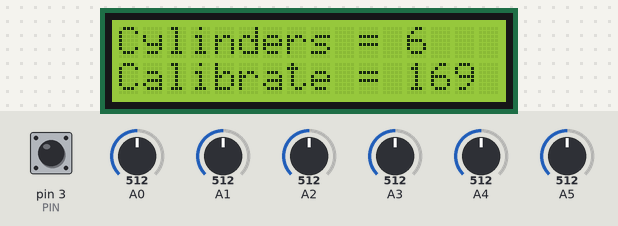
Bench run of a sketch on a simulated Arduino Uno, built with avr-gcc and run on an emulated ATmega328P. On the bench: 16×2 character LCD. The test bench sets the inputs (shaded band); at power-on: A0 = 512, pin 3 (PIN) HIGH, A1 = 512, A2 = 512, A3 = 512, A4 = 512, A5 = 512. EEPROM starts erased.

Above: at 1.2 s.
1.3 s: A0 set to 716
4.3 s: pin 3 (PIN) pulled LOW for 0.15 s
At 6.9 s:
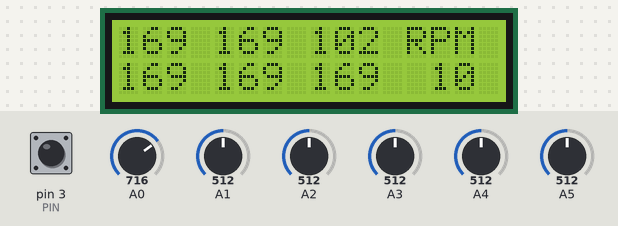
7.4 s: A1 set to 716
At 9.7 s:
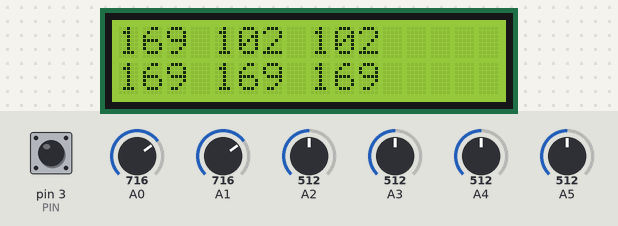
10.0 s: A2 set to 716
At 12.1 s:
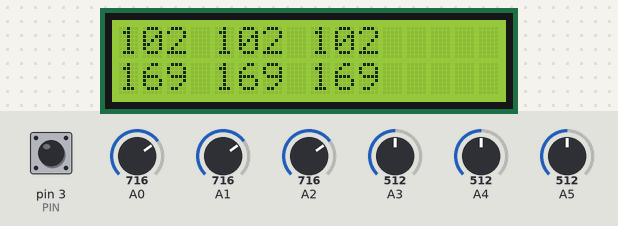
12.9 s: A3 set to 716
At 14.6 s:
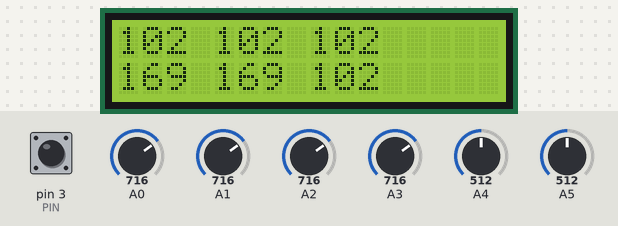
15.7 s: A4 set to 716
At 18.2 s:
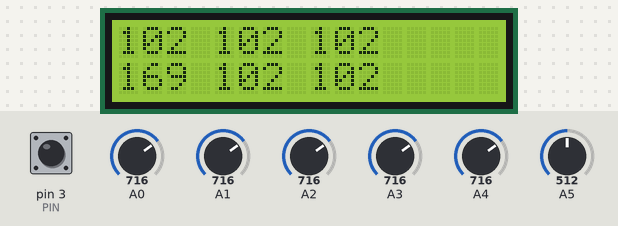
Timing chart, 0 to 19.5 s (numbered marks = the images above; inputs shaded):
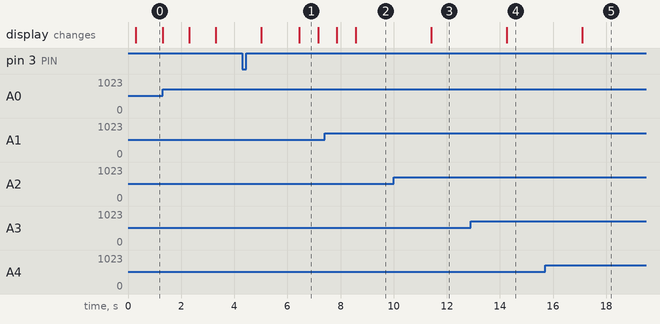

Measured:
- after the input at 4.3 s, the display: first differs from a run without the input after 2.1 s (image 1)
- after the input at 10.0 s, the display: changes after 1.4 s (image 3)
- after the input at 12.9 s, the display: changes after 1.4 s (image 4)
- after the input at 15.7 s, the display: changes after 1.4 s (image 5)
- what the display in image 0 shows lasts 1.0 s, from 0.3 s to 1.3 s
- what the display in image 1 shows lasts 0.8 s, from 6.4 s to 7.2 s

The sketch:

DigitalCarbSyncShieldV03R01.ino
```cpp
// (licence header left out)
#include <RunningAverage.h>
#define RPMSIZE 4   // may not need if sampling at 2hz
#define PIN 3
// the interrupt pin be careful with text substitution
#define INTERRUPT 1
/* the int associate with the pin per board
 Pin 3 is interrput 1 on the Uno
 Pin 3 is interrupt 0 on the Leonardo and probably the blendmicro
 */
const byte numReadingsMax = 100;
/* this should be maybe 5-150. Too large overflows RAM.
 readings x cylinders x 2bytes per integer = size in ram
 The higher the number,
 the more the readings will be smoothed, but the slower the output will
 respond to the input.  Using a constant rather than a normal variable let us
 use this value to determine the size of the readings array.
 */
const byte numCylindersMax = 6;
/* max is 6 on shield. Reduce to actual number of sensors
 or calibration may be off. This sets up array sizes

 */
int inputPin[] = {
  2,5,1,4,0,3}; //this determines display locations
/*
 Shield v2 sensor# labels left to right top to bottom is 2,1,0,5,4,3
 usual inputPin 2,5,1,4,0,3
 maps sensors and pins to array and display
 set the input pin array to match shield
 but it is only used per numCylinders
 These can be rearranged if desired
 to change tube placements
 board builders may tie signal out to voltage in for blank sensor pads
 */
byte rpmPer;
/*  sparks per revolution is bike specific
 it defaults to 1 which is most common
 is saved in EEPROM
 future mods may make this adjustable
 or it will be deprecated
 */
int sensitivity = 337;
/*  how fine input is parsed.
 - Must be less than 999 for LCD.
 - Must be less that 255 for serial bytes
 - 500 makes a convenient voltage ratio
 - 337 makes it 1/10th inch of mercury per point RECOMMENDED
 - 674 makes it 5/100ths inch of mercury per point too sensitive
 */
byte calibrationFlag = 1;
/* use the first readings pass to calibrate
 1 means do calibration plus 2
 2 means do inches of mercury and cylinder sensor location displays
 then sets to zero and does it no more
 a good shield with good sensors doesn't need to calibrate
 because it introduces small integer math rounding errors
 a shield with quirky soldering may need calibration
 a shield with inconsistent sensors may need calibration
 */
// user adjustments above these lines only - be careful
// ====================================================
// ====================================================

#include <LiquidCrystal.h>
// initialize the library with the numbers of the interface pins
LiquidCrystal lcd(8,9,10,11,12,13);
// v2 shield = 8,9,10,11,12,13
// Sainsmart LCD keypad 8,9,4,5,6,7 for testing

#include <EEPROM.h>   // to save num cyl and sparks per etc
volatile unsigned long rpmCnt=0;
volatile unsigned long rpmTot=0;
int readings[numCylindersMax][numReadingsMax];   // the readings from the analog input
byte numReadings = numReadingsMax;              // allow this to change to vary smooth vs speed
byte numCylinders = numCylindersMax;           //
long total[numCylindersMax];                  // the running total
int average[numCylindersMax];                // the running average
int runPeak [numCylindersMax];              // running peak value
int calibrate [numCylindersMax];           // an adjustment for input voltage variance

RunningAverage cntRA(RPMSIZE);

void setup()
{
  analogReference(EXTERNAL);   // MUST CALL BEFORE ANALOGREAD !!!!!!
  //Serial.begin(9600);  // for debugging. Serial collides with noInterrupts - duh.
  //Serial.println("begin");
  //delay(3000);

  // initialize LCD
  // set up the LCD's number of columns and rows. Might want 4 rows some day
  //lcd.begin(20, 4);
  lcd.begin(16,2);
  // initialize LCD
  //  lcd.init();
  //  lcd.backlight();
  //  Serial.println("lcd");
  //  delay(1000);
  cntRA.clear();

  // new timer code
  cli(); //stop interrupts
  //set timer1 interrupt at 1Hz
  TCCR1A = 0; // set entire TCCR1A register to 0
  TCCR1B = 0; // same for TCCR1B
  TCNT1  = 0; //initialize counter value to 0
  // set compare match register for 1hz increments
  OCR1A = 31248; // = (16*10^6) / (1*1024) - 1 (must be <65536) 31248==2 secs
  // turn on CTC mode
  TCCR1B |= (1 << WGM12);
  // Set CS10 and CS12 bits for 1024 prescaler
  TCCR1B |= (1 << CS12) | (1 << CS10);
  // enable timer compare interrupt
  TIMSK1 |= (1 << OCIE1A);
  sei(); //allow interrupts

  // end new timer code

  pinMode(PIN, INPUT);     //set the pin to input
  digitalWrite(PIN, HIGH); //not sure about this
  // PCintPort::attachInterrupt(PIN,rpmInt,RISING);  // for non hardware interrupt pins
  attachInterrupt(INTERRUPT,rpmInt,FALLING);
  // sparks per revolution. bike specific.
  //Serial.println("atc");
  //  delay(1000);
  rpmPer = EEPROM.read(1);
  //  Serial.println(rpmPer);
  //  delay(1000);
  if (rpmPer<1||rpmPer>2) {
    rpmPer=1; // if first time setting pick 1. Allow change to 2 someday.
    //    Serial.println("y");
    EEPROM.write(1,rpmPer);
  }

  // initialize all the readings to 0:
  for (byte thisCylinder = 0; thisCylinder < numCylinders; thisCylinder++)
  {

    total[thisCylinder] = 0;
    average[thisCylinder] = 0;
    runPeak[thisCylinder] = 0;
    calibrate[thisCylinder] = 0;
    for (byte thisReading = 0; thisReading < numReadings; thisReading++)
    {
      readings [thisCylinder][thisReading] = 0;
    }
  }
}

void loop() {
  loadRA();
  switch (calibrationFlag)
  {
  case 0:
    for (byte thisCylinder = 0; thisCylinder < numCylinders; thisCylinder++)
    {
      // calculate the peak
      for (int thisPeak = 0; thisPeak < numReadings; thisPeak++)
      {
        runPeak[thisCylinder] = max(runPeak[thisCylinder], readings[thisCylinder][thisPeak]);
      }
    }
    display();
    break;

  case 1:
    runCali();
  case 2:         //should drop through
    calcInhg();
    pinLocs();
    calibrationFlag=0;

  }
  /* set a short delay between
   readings to add stability
   set to approx 1ms when running live
   */
  delay (1);
}

void loadRA(){
  /* for each reading read all cylinders then increment
   to keep coordination close to right in theory
   we are looping with index pre-set in setup, then incremented and reset here
   */
  for (byte index = 0; index < numReadings; index++)
  {
    for (byte thisCylinder = 0; thisCylinder < numCylinders; thisCylinder++)
    {

      // subtract the last reading
      // or switch logic to use runingAverage which uses real number arrays not integer
      total[thisCylinder] = total[thisCylinder]  - readings[thisCylinder][index];
      /* read from the sensor. As vacuum increases MAP sensor output signal voltage drops
       so use map command to reverse output so that
       more vacuum == lower voltage == higher data points
       */
      readings[thisCylinder][index] = map(analogRead(inputPin[thisCylinder]), 0, 1023, sensitivity, 0) + calibrate[thisCylinder];
      // add the reading to the total

      total[thisCylinder] = total[thisCylinder]  + readings[thisCylinder] [index];

      // calculate the average: overwrites previous until last reading
      // this could use some improvement and efficiency
      if (calibrationFlag > 0) average[thisCylinder]  = total[thisCylinder]  / (index + 1);
    }
    delay(1);
  }
}
void display(){
  //Serial.println("display");
  //delay(2000);
  // this all could use some efficiency

    String outString;
  String outString2;
  String outNum;
  byte dispCylinder = 0;

  //  unsigned long rpmTime = millis();   // if these are moved below the first time through is error
  //  rpmCnt=0;                // but we could maybe get rid of the delay and let
  // the readings cycle be our rpm period. Remember to make rpmTime global.

  delay(500);

  /* For floatiing point math
   mult revs by the conversion to mins before dividing by elapsed time
   then trim to integer
   Both time and count are inflated when multiple sparks per rev
   */
  cntRA.addValue(rpmTot);  // count per 2 secs
  float rpmFloat=cntRA.getAverage();
  //rpmFloat *= 60.0;
  //rpmFloat /= 2.0;
  rpmFloat *= 30.0; // slightly more efficient
  if (rpmPer>1) rpmFloat /= float(rpmPer);  // if multiple sparks per revolution
  lcd.clear();
  outString = "Cy1 Cy3 Cy5 RPM";
  outString2 = "Cy2 Cy4 Cy6 nnn";
  switch (numCylinders) {
  case 6:
    outNum = "";
    outNum += runPeak[5];
    outString2.replace("Cy6",outNum);
  case 5:
    outString2.replace("Cy6","");// if still there
    outNum = "";
    outNum += runPeak[4];
    outString.replace("Cy5",outNum);
  case 4:
    outString2.replace("Cy6","");// if still there
    outString.replace("Cy5","");// if still there
    outNum = "";
    outNum += runPeak[3];
    outString2.replace("Cy4",outNum);
  case 3:
    outNum = "";
    outNum += runPeak[2];
    outString.replace("Cy3",outNum);
  case 2:
    outNum = "";
    outNum += runPeak[1];
    outString2.replace("Cy2",outNum);
  default:
    outNum = "";
    outNum += runPeak[0];
    outString.replace("Cy1",outNum);
    // load rpm display here
    if (rpmTot>0) {
      char buffer[10];
      outNum = "";
      outNum += dtostrf(rpmFloat, 3, 0, buffer);
      outString2.replace("nnn",outNum);
    }
    else {
      outString.replace("RPM","");// blank out if not in use
      outString2.replace("nnn","");
    }
    lcd.setCursor(0,0);
    lcd.print (outString);
    lcd.setCursor(0,1);
    lcd.print (outString2);
  }


  // delay (500);

  // reset all the readings to 0:
  for (dispCylinder = 0; dispCylinder < numCylinders; dispCylinder++)
  {
    runPeak[dispCylinder] = 0;  // must reset this. others are kept running for now
    /*   total[dispCylinder] = 0;
     average[dispCylinder] = 0;
     for (int dispReading = 0; dispReading < numReadings; dispReading++)
     { readings [dispCylinder][dispReading] = 0;
     }
     */
  }
}

void runCali(){
  //Serial.println("runCali");
  String outString;
  byte calibrateCylinder;             //
  int calibrationMean;                 // the input adjustment added to each reading

  calibrationMean = 0;
  for (calibrateCylinder = 0; calibrateCylinder < numCylinders; calibrateCylinder++)
  {
    calibrationMean += average[calibrateCylinder];
  }
  calibrationMean /= numCylinders;
  for (calibrateCylinder = 0; calibrateCylinder < numCylinders; calibrateCylinder++)
  {
    calibrate [calibrateCylinder] = calibrationMean - average [calibrateCylinder];
  }

  lcd.clear();
  lcd.setCursor(0, 0);
  outString = "Cylinders = ";  // this really should be number of sensors
  outString += numCylinders;
  lcd.print (outString);
  lcd.setCursor(0, 1);
  outString = "Calibrate = ";
  outString += calibrationMean; // average of the averages
  lcd.print (outString);
  delay (1000);

  lcd.clear();
  lcd.setCursor(0,0);
  outString="";
  outString += calibrate[0];
  outString += " ";
  outString += calibrate[2];
  outString += " ";
  outString += calibrate[4];
  lcd.print (outString);
  lcd.setCursor(0,1);
  outString="";
  outString += calibrate[1];
  outString += " ";
  outString += calibrate[3];
  outString += " ";
  outString += calibrate[5];
  lcd.print (outString);
  delay (1000);
}

void pinLocs(){
  // show where cylinders are (add pin data later)
  String outString = "Cy1 Cy3 Cy5 RPM";
  lcd.clear();
  lcd.setCursor(0,0);
  lcd.print (outString);
  outString = "Cy2 Cy4 Cy6 nnn";
  lcd.setCursor(0,1);
  lcd.print (outString);
  delay (1000);
}

void calcInhg(){
  //Serial.println ("calcInhg");
  // calc and display 1 point = x inches of mercury here
  lcd.clear();
  lcd.setCursor(0,0);
  float inchesHg=0;
  inchesHg = 33.9634 / (float)sensitivity; // sensor range 115 kPa in inHg / sensitivity
  String outString = "1pt ==";
  char buffer[10];
  String inHgstr = dtostrf(inchesHg, 7, 2, buffer);
  outString += (inHgstr);
  lcd.print (outString);
  lcd.setCursor(0, 1);
  outString = " inches Hg";
  lcd.print (outString);
  delay (1000);
}

void rpmInt(){
  //interrupt commands here
  rpmCnt++;
}

ISR(TIMER1_COMPA_vect){
  //interrupt commands here
  rpmTot=rpmCnt;
  rpmCnt=0;
}
```
